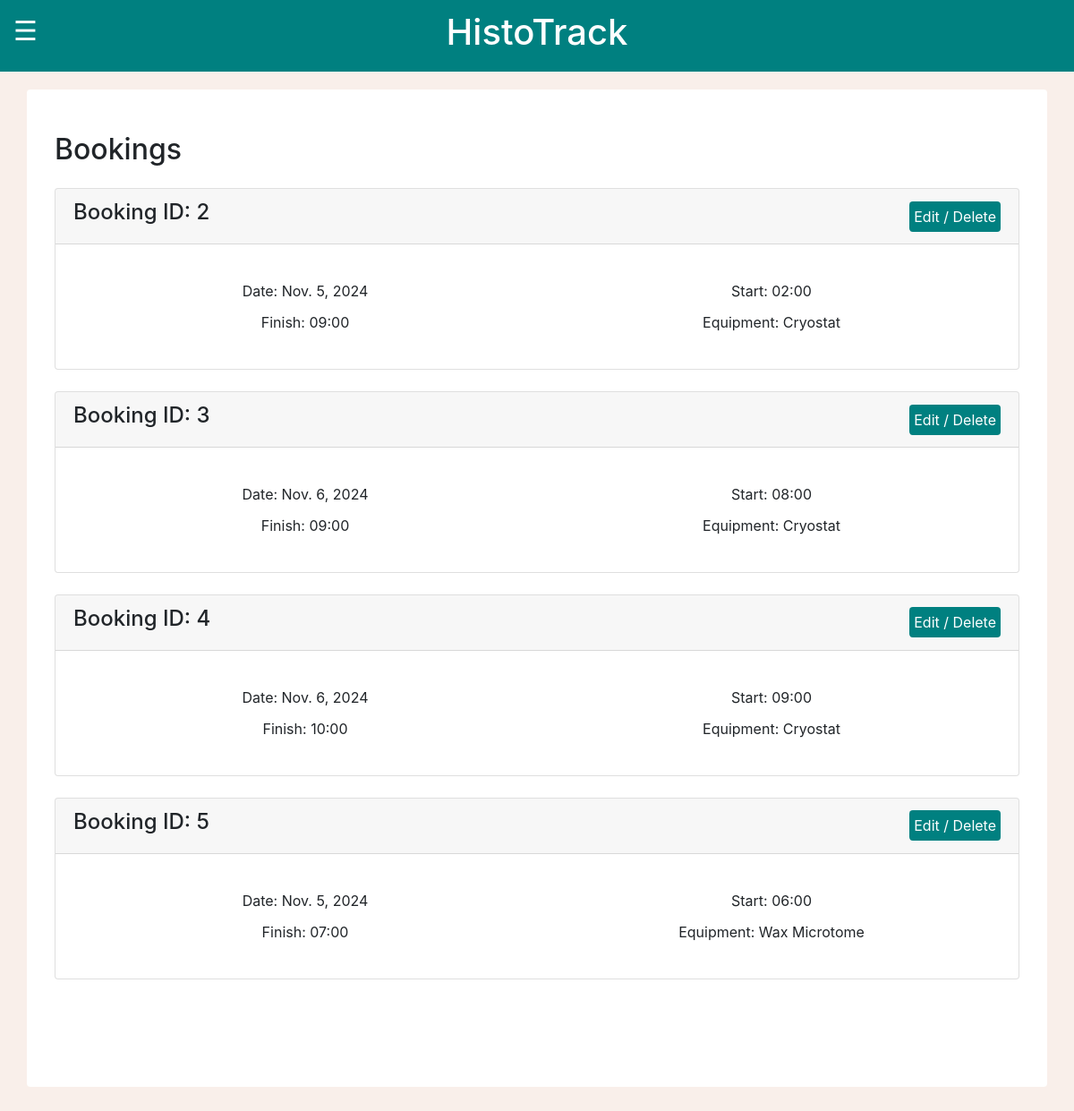
Before: /MCalendar/myBookings/ (signed in) with the older database file.
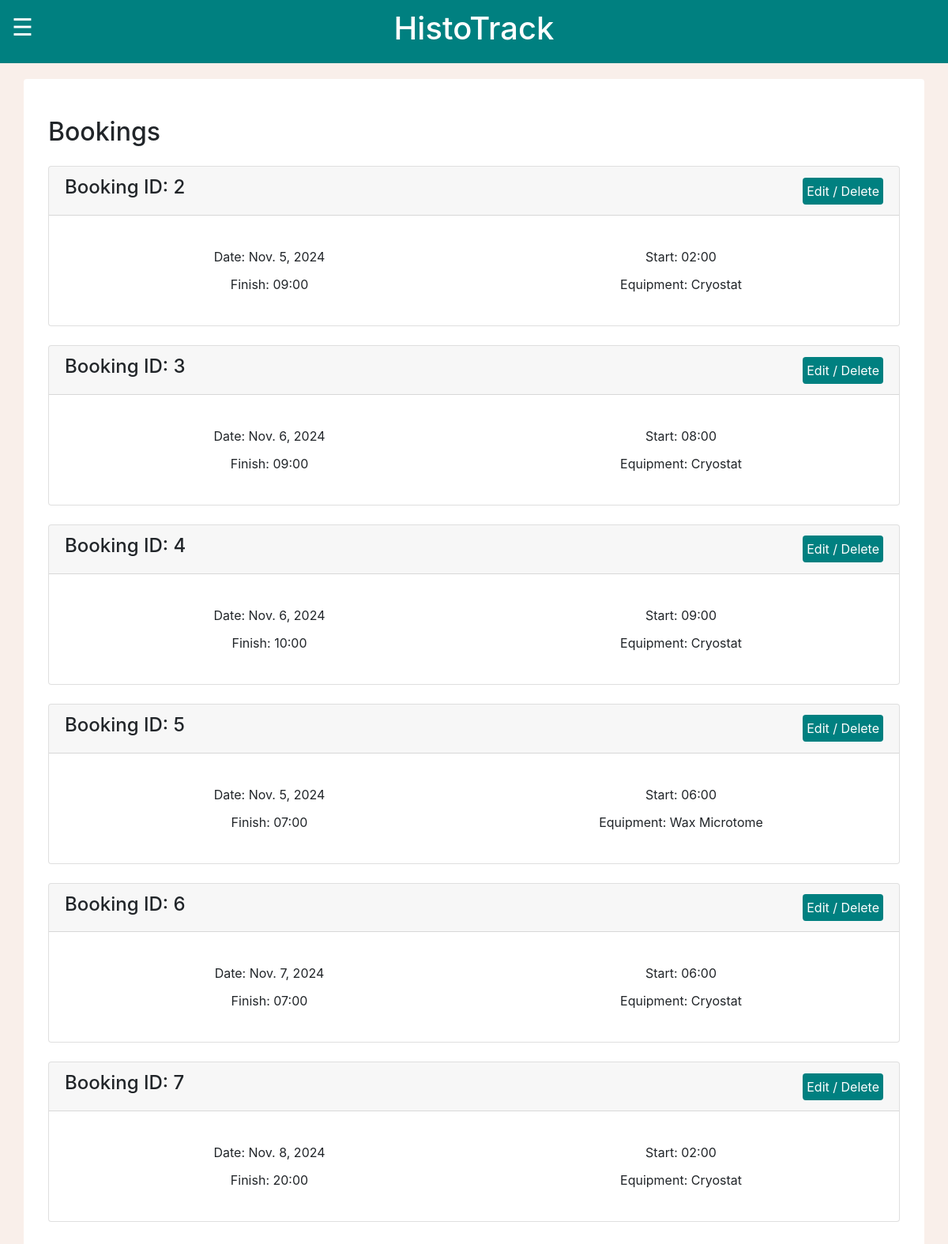
After: the same page with the newer database file.
### MCalendar/models.py (models this page shows, shortened)
class Event(models.Model):
    invoiceRef = models.CharField(max_length=10, default="None")
    bookingName = models.CharField(max_length=80)
    supervisorName = models.CharField(max_length=80)
    email = models.EmailField()
    bookingDate = models.DateField()
    startTime = models.TimeField()
    finishTime = models.TimeField()
    comments = models.TextField(max_length = 1000)
    equipment = models.CharField(max_length=100, default='Not specified')
    totalTime = models.IntegerField(default=0)
    hourlyRate = models.DecimalField(max_digits=10, decimal_places=2, default=0.00)

### MCalendar/views.py (the view, shortened to what this page needs)
# urls.py: path("myBookings/", views.myBookings, name="myBookings"),
def myBookings(request):
    if request.user.is_authenticated: ####
        current_user = request.user.email
        myBookings = Event.objects.filter(email=current_user)
        template = loader.get_template('myBookings.html')
        hasBooking = myBookings.exists()
        context = {
            'myBookings': myBookings,
            'hasBooking': hasBooking,
        }
        return HttpResponse(template.render(context, request))
    else:
        messages.success(request, "Please log in before entering that page!")
        return redirect("loginPage")

### MCalendar/templates/myBookings.html (shortened to what this page needs)
{% load static %}
<!DOCTYPE html>
<html lang="en">
    <head>
        <link rel="stylesheet" href="https://cdn.jsdelivr.net/npm/bootstrap@4.6.2/dist/css/bootstrap.min.css">
        <link rel="stylesheet" href="{% static 'global.css' %}">
    </head>
    <body>
        <div class="container-fluid text-white topbar">
            <div class="row">
                <div class="col-2 container-fluid text-left">
                <span class="sidebarButton" onclick="toggleNav()">&#9776;</span>
                </div>
                <div class="col-8 container-fluid text-center h1">
                    <span>HistoTrack</span>
                </div>
                <div class="col-2"></div>
            </div>
        </div>
    <div class="container rounded bg-white mt-5 mb-5 pb-5">
        <div class="row">
            <div class="col-md-12">
                <div class="p-3 py-5">
                    <div class="d-flex justify-content-between align-items-center mb-3">
                        <h2 class="text-right">Bookings</h2>
                    </div>
                    {% for z in myBookings %}
                        <div class="card">
                            <div class="card-header">
                                <div class="d-flex justify-content-between align-items-center">
                                    <h4>Booking ID: {{z.id}}</h4>
                                    <div class="text-center">
                                        <a class="btn btn-sty" href="http://127.0.0.1:8000/MCalendar/myBookings/editBooking/{{ z.id }}">
                                            Edit / Delete
                                        </a>
                                    </div>
                                </div>
                            </div>
                            <div class="card-body">
                                <p class="card-text">
                                    <div class="details">
                                        <div class="detailsListItem">Date: {{ z.bookingDate }}</div>
                                        <div class="detailsListItem">Start: {{ z.startTime|time:"H:i" }}</div>
                                        <div class="detailsListItem">Finish: {{ z.finishTime|time:"H:i" }}</div>
                                        <div class="detailsListItem">Equipment: {{ z.equipment }}</div>
                                    </div>
                                </p>
                            </div>
                        </div>
                        <br>
                    {%endfor%}
        </div>
    </div>
</body>
</html>

### MCalendar/static/global.css (style rules this page uses)
body { background: #f9efea; margin-top:100px; padding-bottom: 5px !important; height: 100%; }
.btn-sty { color: #ffffff; background: #008080; box-shadow: none; border: none; padding: 5px; }
.topbar { height: 80px; max-height: 80px; align-content:center; position: fixed; top:0; z-index: 100; background-color: #008080; cursor:default; }
.sidebarButton { font-size:30px; cursor:pointer; }
.details { margin: 10px 0; display: grid; grid-template-columns: 50% 50%; gap: 3px }
.detailsListItem { list-style-type: none; margin: auto; padding: 4px 0; }

Changed rows visible on the page:
added Event: id "6", bookingDate "Nov. 7, 2024", startTime "06:00", finishTime "07:00", equipment "Cryostat"
added Event: id "7", bookingDate "Nov. 8, 2024", startTime "02:00", finishTime "20:00", equipment "Cryostat"
